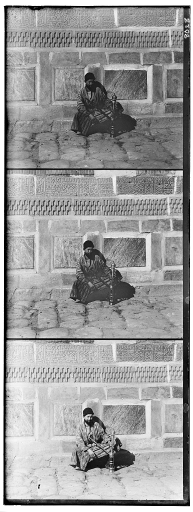
//> input picture test_sample1.jpg, 193 x 512 px
$ ./DisplayImage test_sample1.jpg   (built with g++ and OpenCV 4)
//> lines starting //> are read from the running program, lines starting //| are printed output that depends on the picture
#include "opencv2/highgui.hpp"
#include "opencv2/imgcodecs.hpp"
#include "opencv2/core.hpp"
#include "opencv2/opencv.hpp"
#include <iostream>
#include <fstream>
using namespace std;
using namespace cv;

int main(int argc, char** argv)
{
  if(argc != 2)
  {
    cout << "Worng parameter" << endl;
    return -1;
  }
  String imageName = argv[1];

  Mat image;
  image = imread(imageName,CV_8UC3);
//> image is the input picture: 512 rows x 193 cols, CV_8UC1; min 0, max 255, mean 155

  int height = image.rows;
//> height = 512
  int width = image.cols;
//> width = 193
  cout << "Image height is: " << height << endl;
//| Image height is: 512
  cout << "Image width is: " << width << endl;
//| Image width is: 193

  // Finish loading image

  int new_height = height/3;
//> new_height = 170
  Size smallSize(width,new_height);
//> smallSize = Size(193, 170)
  vector <Mat> smallImages;
  namedWindow("smallImages",CV_WINDOW_AUTOSIZE);

  Mat new_images[3];
  Mat bgr[3];
  Mat cvt;

  for (int i = 0; i < 3; i ++)
  {
    Rect rect = Rect(0,i*new_height,width,new_height);
    smallImages.push_back(Mat(image,rect));
    new_images[i] = Mat(image,rect);
    cvtColor(new_images[i],new_images[i],COLOR_GRAY2BGR);
  }

  Mat bgr_b(new_images[0].size(),CV_8UC3, Scalar(255,0,0));
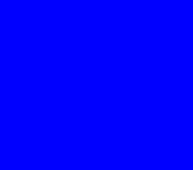
//> bgr_b: 170 rows x 193 cols, CV_8UC3; mean B, G, R 255, 0, 0
  Mat bgr_g(new_images[0].size(),CV_8UC3, Scalar(0,255,0));
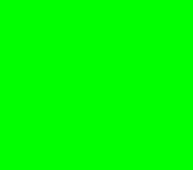
//> bgr_g: 170 rows x 193 cols, CV_8UC3; mean B, G, R 0, 255, 0
  Mat bgr_r(new_images[0].size(),CV_8UC3, Scalar(0,0,255));
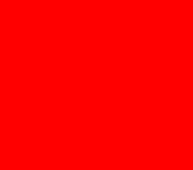
//> bgr_r: 170 rows x 193 cols, CV_8UC3; mean B, G, R 0, 0, 255
//  addWeighted(new_images[0],1,bgr_b,1,0.0,new_images[0]);
  bitwise_and(new_images[0],bgr_b,new_images[0]);
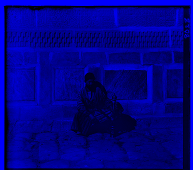
//> new_images[0]: 170 rows x 193 cols, CV_8UC3; mean B, G, R 132.9, 0, 0
//  addWeighted(new_images[1],1,bgr_g,1,0.0,new_images[1]);
//  addWeighted(new_images[2],1,bgr_r,1,0.0,new_images[2]);
  bitwise_and(new_images[1],bgr_g,new_images[1]);
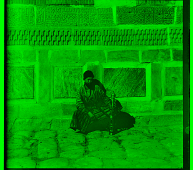
//> new_images[1]: 170 rows x 193 cols, CV_8UC3; mean B, G, R 0, 151.3, 0
  bitwise_and(new_images[2],bgr_r,new_images[2]);
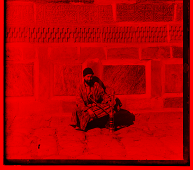
//> new_images[2]: 170 rows x 193 cols, CV_8UC3; mean B, G, R 0, 0, 179.7


  imshow("smallImages",new_images[0]);
  waitKey(0);
  imshow("smallImages",new_images[1]);
  waitKey(0);
  imshow("smallImages",new_images[2]);
  waitKey(0);


  Mat dst;
  addWeighted(new_images[0],1,new_images[1],1,0.0,dst);
  addWeighted(dst,1,new_images[2],1,0.0,dst);
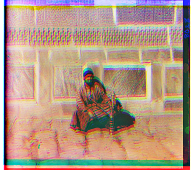
//> dst: 170 rows x 193 cols, CV_8UC3; mean B, G, R 132.9, 151.3, 179.7

  imshow("smallImages",dst);
  waitKey(0);

  return 0;
}
